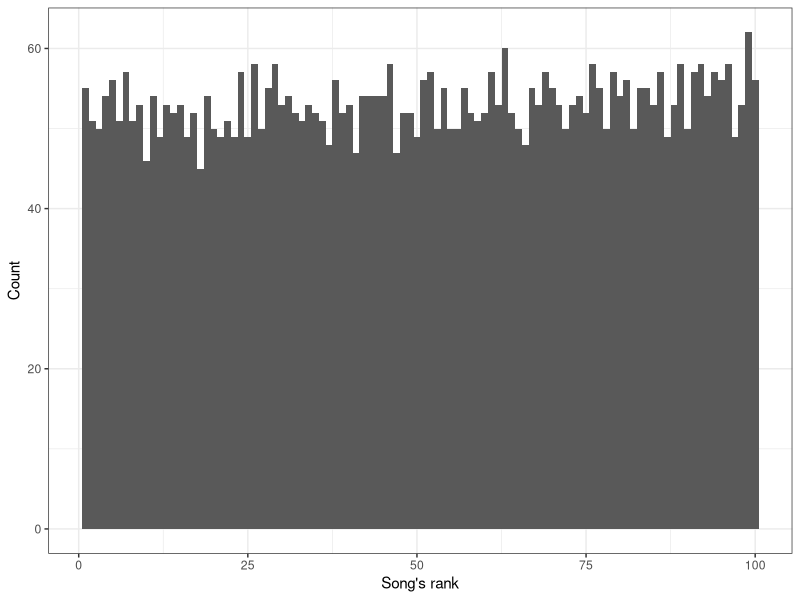
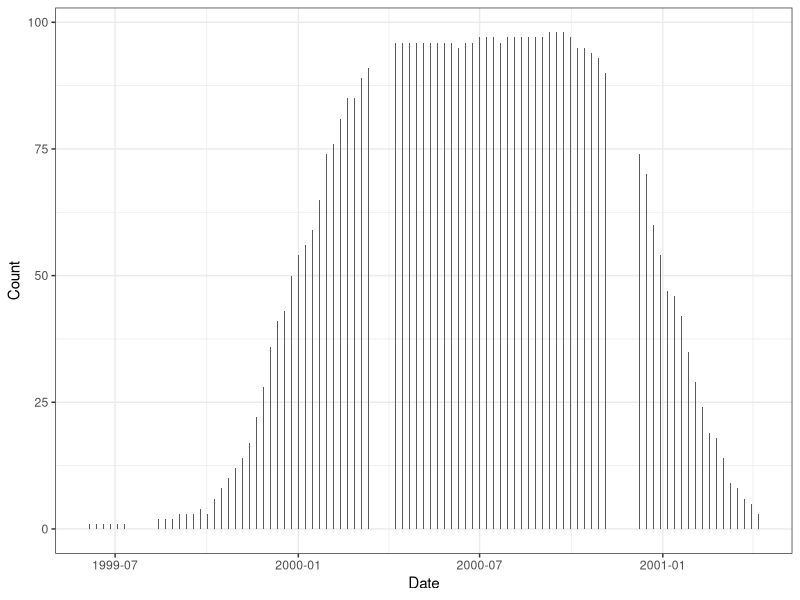

The R source for these figures, in order:
## ---- chunk 1
#| label: packages
#| message: false
library(tidyverse)
library(rmarkdown)
## ---- chunk 2
#| label: look-data
paged_table(billboard[1:20,])
## ---- chunk 3
#| label: long-form
#| results: hide
dat <- billboard %>% pivot_longer(cols = 4:79, names_to = 'week', values_to = 'rank') %>% 
  mutate(year_entered = year(date.entered)) %>% 
  mutate(week_num = as.numeric(substr(week, 3, nchar(week)))) %>% 
  mutate(date_rank = date.entered + (7 * (week_num - 1))) %>% 
  filter(!is.na(rank))
## ---- chunk 4
#| label: view-dat
paged_table(dat)
## ---- chunk 5
#| label: check-n
#| include: false
# dat # 5307 song-ranks
length(unique(dat$track)) # 316 songs (assuming all uniquely named... let's check)
n_artists <- length(unique(dat$artist)) # by 228 artists

dat %>% 
  select(artist, track) %>% 
  unique() %>% 
  filter(duplicated(track))

n_songs <- dat %>% 
  select(artist, track) %>% 
  unite(song, artist, track) %>% 
  filter(!duplicated(song)) %>% 
  nrow()
## ---- chunk 6
#| label: dup-track
#| echo: false
dat %>% 
  select(artist, track) %>% 
  unique() %>% 
  filter(track == 'Where I Wanna Be') %>% 
  paged_table()
## ---- chunk 7
#| label: check-year
#| echo: false
dat %>% select(artist, track, year_entered) %>% 
  unique() %>% 
  group_by(year_entered) %>% tally()
## ---- chunk 8
#| label: check-rank-vals
#| echo: false
#| message: false
dat %>% ggplot() + theme_bw() +
  geom_histogram(aes(x = rank), binwidth = 1) +
  labs(x = "Song's rank", y = 'Count')
# dat %>% mutate(check = rank %in% 1:100) %>% pull(check) %>% table() # they're all integer values, good.
## ---- chunk 9
#| label: check-release-dates

dat %>% ggplot() + theme_bw() +
  geom_bar(aes(x = date_rank), width = 0.9) + labs(y = 'Count', x = 'Date')

release_dates <- dat %>% 
  filter(!duplicated(date_rank)) %>% 
  select(date_rank) %>%
  arrange(date_rank) %>% 
  mutate(interval = date_rank - lag(date_rank))

release_dates %>% 
  filter(!is.na(interval)) %>% 
  group_by(interval) %>% 
  tally() # all 7 days apart, as expected

release_dates %>% 
  mutate(d_of_week = wday(date_rank, label = T)) %>% # lubridate
  group_by(d_of_week) %>% tally()
## ---- chunk 10
#| label: check-complete-and-ties

release_dates_2000 <- release_dates %>% 
  filter(year(date_rank) == 2000) %>% 
  pull(date_rank)

week_tally <- dat %>% 
  filter(date_rank %in% release_dates_2000) %>% 
  group_by(date_rank) %>% 
  summarize(n_hits = n(), check_no_dup_ranks = length(unique(rank)) == n(), n_ties = sum(duplicated(rank)))

paged_table(week_tally)
## ---- chunk 11
#| label: examine-ties
#| echo: false

example_ties <- dat %>% filter(date_rank == '2000-01-01') %>% 
  select(track, rank) %>% 
  arrange(rank) %>% 
  mutate(is_tie = duplicated(rank)) %>% 
  filter(is_tie == T)

dat %>% filter(date_rank == '2000-01-01') %>% 
  select(track, rank) %>% 
  arrange(rank) %>% 
  filter(rank %in% c(example_ties$rank, example_ties$rank - 1, example_ties$rank + 1))
